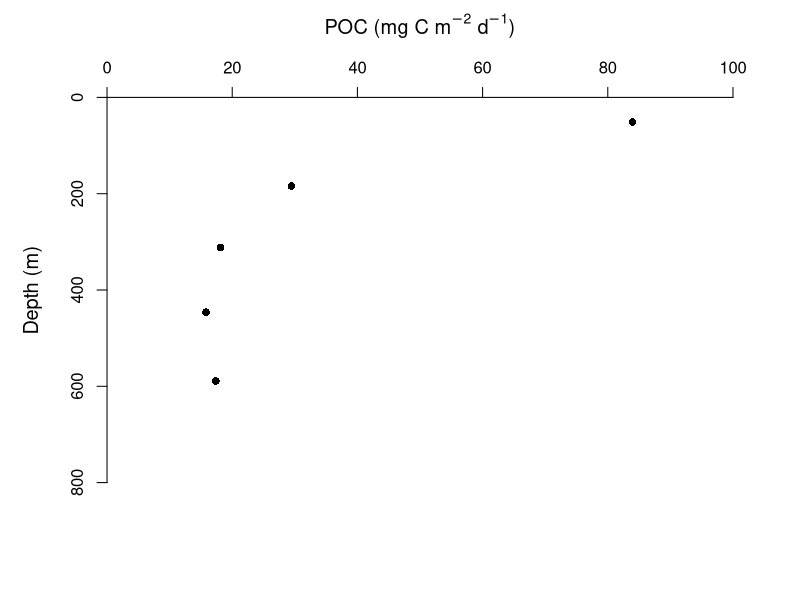
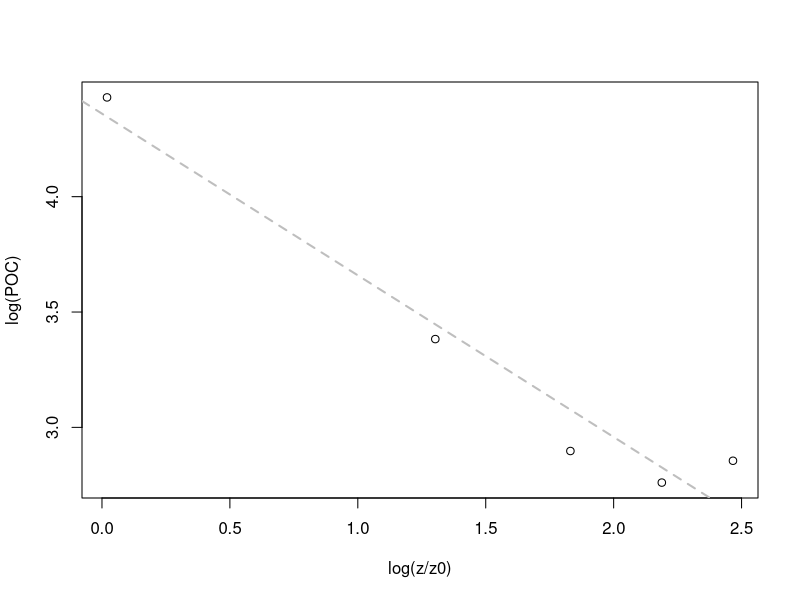
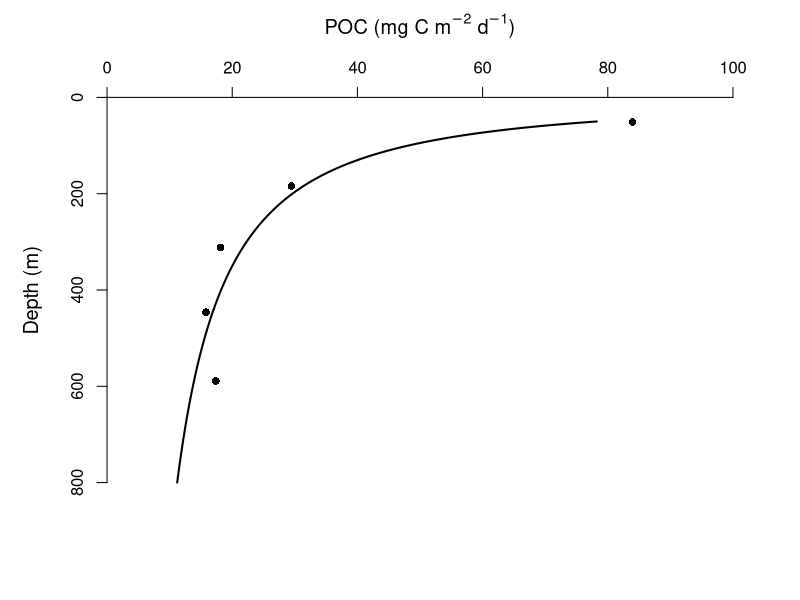
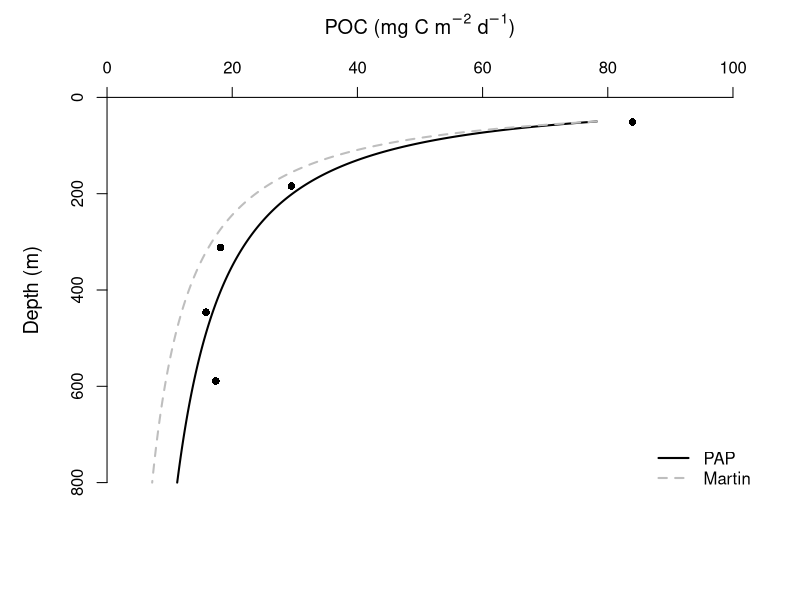

R code for these plots, in order:
## ---- chunk 1
  # Depth of sediment traps
  z   <-c(51, 184, 312, 446, 589)
  
  # POC flux 
  POC <- c(83.96, 29.45, 18.13, 15.81, 17.38)
  
  # Plot vertical profile (note that depth is on the y-axis)
  plot(z ~ POC, ylim=c(800,0), xlim=c(0,100), frame=F, yaxt="n", xaxt="n", ylab="", xlab="", pch=16)
	  # add y-axis
    axis(3, pos=0)
	  mtext("Depth (m)", side=2, line=2, cex=1.2)
	  # add x-axis
	  axis(2, pos=0)
	  mtext(expression(paste("POC (mg C ", m^-2 ," ", d^-1 ,")",sep="")), side=3, line= 2, cex=1.2)
## ---- chunk 2
  # Define reference depth
  z0 <- 50

  # Plot log-log transformed data to check fit
  plot(log(POC) ~ log(z/z0))

  # Linear regression on log-log transformed data
  model <- lm(log(POC) ~ log(z/z0))
  
  # Add regression line
  abline(model, col="grey", lwd=2, lty=2)
  
  # Summary of linear regression
  summary(model)
## ---- chunk 3
  coef(model)[2]
## ---- chunk 4
  summary(model)$coef[2,2]
## ---- chunk 5
  # Plot vertical profile (note that depth is on the y-axis)
  plot(z ~ POC, ylim=c(800,0), xlim=c(0,100), frame=F, yaxt="n", xaxt="n", ylab="", xlab="", pch=16)
	  # add y-axis
    axis(3, pos=0)
	  mtext("Depth (m)", side=2, line= 2, cex=1.2)
	  # add x-axis
	  axis(2, pos=0)
	  mtext(expression(paste("POC (mg C ", m^-2 ," ", d^-1 ,")",sep="")), side=3, line= 2, cex=1.2)

	# Depths I want to predict
	z_predict <- 50:800
	  
	# Predict flux (note the back-transformation)
	F_predict <- exp(predict(model, list(z=z_predict)))
	
	# Fit linear regression
	lines(F_predict, z_predict, lwd=2)  
## ---- chunk 6
  exp(predict(model, list(z=100)))
## ---- chunk 7
  # Plot vertical profile (note that depth is on the y-axis)
  plot(z ~ POC, ylim=c(800,0), xlim=c(0,100), frame=F, yaxt="n", xaxt="n", ylab="", xlab="", pch=16)
	  # add y-axis
    axis(3, pos=0)
	  mtext("Depth (m)", side=2, line= 2, cex=1.2)
	  # add x-axis
	  axis(2, pos=0)
	  mtext(expression(paste("POC (mg C ", m^-2 ," ", d^-1 ,")",sep="")), side=3, line= 2, cex=1.2)

	# Add our prediction
	lines(F_predict, z_predict, lwd=2)
	
	# -------------------------------------
	# Depth range I want to model
	z_new <- 50:800
	
	# Extract your reference depth (i.e. the slope)
	F_z0 <- coef(model)[1]
	
	# Predict fluxes if b was 0.86. Remember to use the original equation and to back-transform.
	F_Martin <- exp(-0.86 * log(z_new/z0) + F_z0)
	
	# Add Martin's curve
	lines(F_Martin, z_new, lty=2, lwd=2, col="grey")
	
	# Add legend
	legend("bottomright", legend=c("PAP", "Martin"), col=c(1, "grey"), lwd=2, lty=c(1,2), bty="n")
